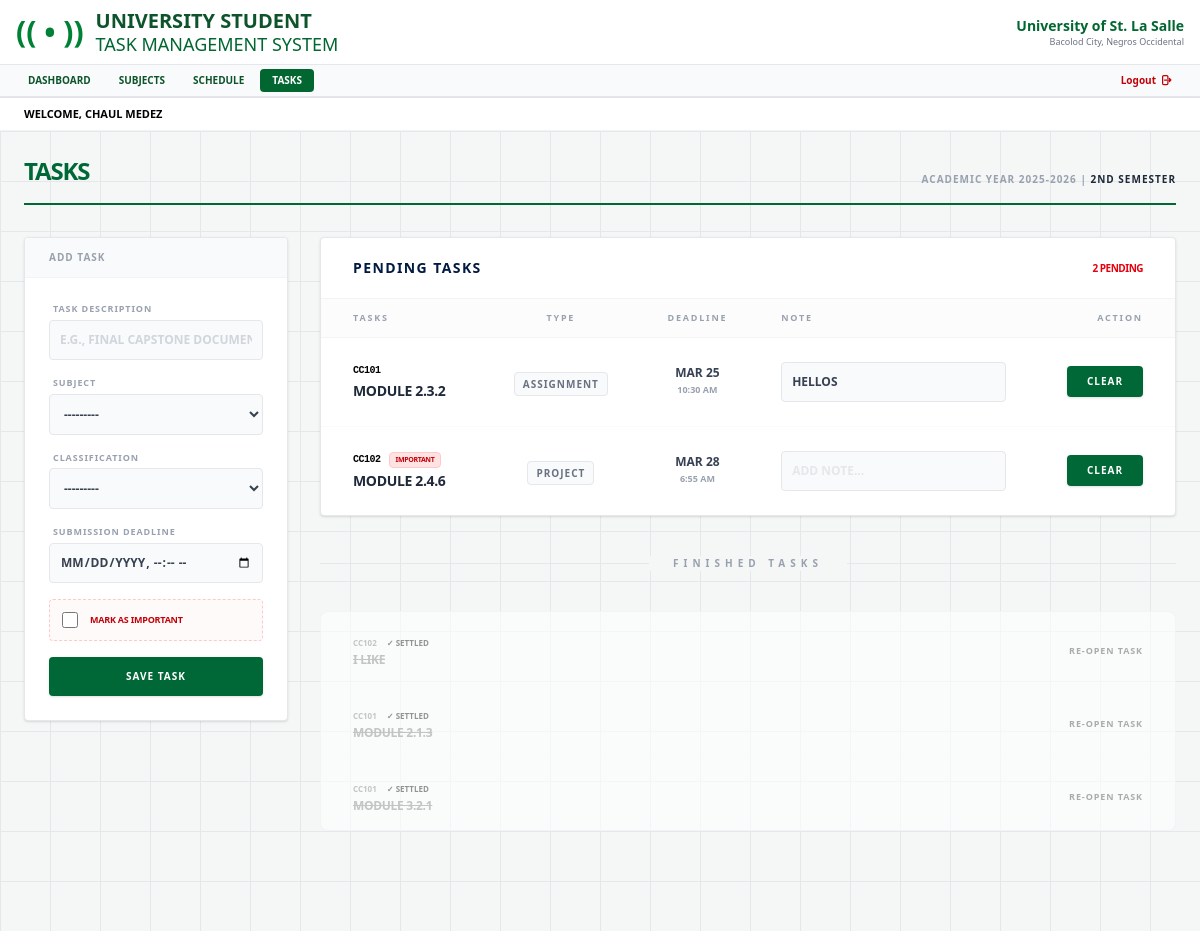
/add/ (signed in), run on the app's committed database.
### assignmenttracker/models.py (models this page shows, shortened)
class Task(models.Model):
    user = models.ForeignKey(User, on_delete=models.CASCADE)
    subject = models.ForeignKey(Subject, on_delete=models.CASCADE, related_name='tasks')
    title = models.CharField(max_length=200)
    due_date = models.DateTimeField()
    notes = models.TextField(null=True, blank=True)
    is_done = models.BooleanField(default=False)
    CATEGORY_CHOICES = [
        ('assignment', 'Assignment'),
        ('quiz', 'Quiz'),
        ('project', 'Project'),
        ('exam', 'Exam'),
    ]
    category = models.CharField(max_length=50, choices=CATEGORY_CHOICES)
    is_major = models.BooleanField(default=False)

class Subject(models.Model):
    user = models.ForeignKey(User, on_delete=models.CASCADE)
    code = models.CharField(max_length=20)
    name = models.CharField(max_length=100)
    days = models.CharField(max_length=20)
    start_time = models.TimeField()
    end_time = models.TimeField()
    color = models.CharField(max_length=20, default='bg-green-700')
    def __str__(self):
        return f"{self.code} - {self.name}"

### assignmenttracker/views.py (the view)
# urls.py: path('add/', views.add_assignment, name='add_assignment'),
@login_required
def add_assignment(request):
    if request.method == 'POST':
        form = AssignmentForm(request.POST)
        if form.is_valid():
            task = form.save(commit=False)
            task.user = request.user
            task.save()
            messages.success(request, "Task added to ledger.")
            return redirect('add_assignment')
    else:
        form = AssignmentForm()
        form.fields['subject'].queryset = Subject.objects.filter(user=request.user)
    active_tasks = Task.objects.filter(user=request.user, is_done=False).order_by('due_date')
    done_tasks = Task.objects.filter(user=request.user, is_done=True).order_by('-due_date')[:5]
    return render(request, 'assignmenttracker/add_assignment.html', {
        'active_tasks': active_tasks,
        'done_tasks': done_tasks,
        'form': form
    })

### assignmenttracker/templates/assignmenttracker/add_assignment.html (shortened to what this page needs)
{% extends 'base.html' %}
{% load static %}
{% block content %}
<div class="bg-[#f4f7f6] min-h-screen p-6" style="background-image: linear-gradient(#e5e7eb 1px, transparent 1px), linear-gradient(90deg, #e5e7eb 1px, transparent 1px); background-size: 50px 50px;">
    <div class="max-w-6xl mx-auto">
        <div class="flex flex-col md:flex-row justify-between items-end border-b-2 border-[#006837] pb-4 mb-8">
            <div>
                <h2 class="text-2xl font-black text-[#006837] uppercase tracking-tighter">Tasks</h2>
            </div>
            <div class="text-right hidden md:block">
                <p class="text-[10px] font-black text-gray-400 uppercase tracking-widest">Academic Year 2025-2026 | <span class="text-gray-800">2nd Semester</span></p>
            </div>
        </div>
        <div class="grid grid-cols-1 lg:grid-cols-4 gap-8">
            <div class="lg:col-span-1">
                <div class="bg-white rounded shadow-sm border border-gray-200 overflow-hidden sticky top-6">
                    <div class="bg-gray-50 px-6 py-3 border-b border-gray-100">
                        <h3 class="text-[10px] font-black text-gray-400 uppercase tracking-widest">Add Task</h3>
                    </div>
                    <form method="POST" class="p-6 space-y-4">
                        <div>
                            <label class="block text-[9px] font-black text-gray-400 uppercase mb-1 ml-1 tracking-widest">Task Description</label>
                            {{ form.title }}
                        </div>
                        <div class="grid grid-cols-1 gap-4">
                            <div>
                                <label class="block text-[9px] font-black text-gray-400 uppercase mb-1 ml-1 tracking-widest">Subject</label>
                                {{ form.subject }}
                            </div>
                            <div>
                                <label class="block text-[9px] font-black text-gray-400 uppercase mb-1 ml-1 tracking-widest">Classification</label>
                                {{ form.category }}
                            </div>
                        </div>
                        <div>
                            <label class="block text-[9px] font-black text-gray-400 uppercase mb-1 ml-1 tracking-widest">Submission Deadline</label>
                            {{ form.due_date }}
                        </div>
                        <div class="flex items-center space-x-3 p-3 bg-red-50/40 border border-dashed border-red-200 rounded">
                            {{ form.is_major }}
                            <label class="text-[9px] font-black text-red-700 uppercase cursor-pointer leading-none tracking-tight">Mark as Important</label>
                        </div>
                        <button type="submit" class="w-full py-3 bg-[#006837] text-white font-black uppercase text-[10px] rounded shadow-sm hover:bg-green-800 transition-all tracking-widest active:scale-95">
                            Save Task
                        </button>
                    </form>
                </div>
            </div>
            <div class="lg:col-span-3 space-y-10">
                <div class="bg-white rounded shadow-sm border border-gray-200 overflow-hidden">
                    <div class="px-8 py-5 border-b border-gray-100 flex justify-between items-center">
                        <h3 class="text-sm font-black text-[#001a41] uppercase tracking-widest">Pending Tasks </h3>
                        <span class="text-[10px] font-black text-red-600 uppercase tracking-tighter">{{ active_tasks.count }} Pending</span>
                    </div>
                    <div class="overflow-x-auto">
                        <table class="w-full text-left">
                            <thead class="bg-gray-50/50 border-b border-gray-100">
                                <tr class="text-[9px] font-black text-gray-400 uppercase tracking-[0.2em]">
                                    <th class="px-8 py-3">Tasks</th>
                                    <th class="px-4 py-3 text-center">Type</th>
                                    <th class="px-8 py-3 text-center">Deadline</th>
                                    <th class="px-4 py-3">Note</th>
                                    <th class="px-8 py-3 text-right">Action</th>
                                </tr>
                            </thead>
                            <tbody class="divide-y divide-gray-50">
                                {% for task in active_tasks %}
                                <tr class="hover:bg-green-50/10 transition-colors group">
                                    <td class="px-8 py-6">
                                        <div class="flex items-center gap-2 mb-1">
                                            <span class="text-[10px] font-mono font-black uppercase tracking-tighter {{ task.subject.color|cut:'bg-'|add:'text-'|default:'text-[#006837]' }}">
                                                {{ task.subject.code }}
                                            </span>
                                            {% if task.is_major %}
                                            <span class="text-[7px] bg-red-100 text-red-700 px-1.5 py-0.5 rounded font-black uppercase tracking-tighter border border-red-200">
                                                Important
                                            </span>
                                            {% endif %}
                                        </div>
                                        <span class="text-sm font-black text-gray-800 uppercase block tracking-tight leading-tight">
                                            {{ task.title }}
                                        </span>
                                    </td>
                                    <td class="px-4 py-6 text-center">
                                        <span class="text-[10px] text-gray-500 font-black uppercase tracking-widest border border-gray-200 px-2 py-1 rounded bg-gray-50">
                                            {{ task.get_category_display }}
                                        </span>
                                    </td>
                                    <td class="px-8 py-6 text-center">
                                        <span class="text-xs font-black text-gray-700 uppercase block leading-none">
                                            {{ task.due_date|date:"M d" }}
                                        </span>
                                        <span class="text-[9px] text-gray-400 font-black  mt-1 block">
                                            {{ task.due_date|time:"g:i A" }}
                                        </span>
                                    </td>
                                    <td class="px-4 py-6 min-w-[150px]">
                                        <form action="{% url 'update_task_note' task.id %}" method="POST">
                                            <input type="text"
                                                   name="notes"
                                                   value="{{ task.notes|default:'' }}"
                                                   placeholder="ADD NOTE..."
                                                   onblur="if(this.value != '{{ task.notes|default:'' }}') this.form.submit()"
                                                   class="note-input w-full bg-transparent border-none text-[10px] font-bold text-gray-500 uppercase focus:ring-0 placeholder:text-gray-200 ">
                                        </form>
                                    </td>
                                    <td class="px-8 py-6 text-right">
                                        <a href="{% url 'mark_done' task.id %}"
                                           class="bg-[#006837] text-white px-5 py-2 rounded text-[10px] font-black uppercase tracking-widest hover:bg-black transition-all active:scale-95 inline-block shadow-sm">
                                            Clear
                                        </a>
                                    </td>
                                </tr>
                                {% empty %}
                                <tr>
                                    <td colspan="5" class="text-center py-20">
                                        <p class="text-gray-300 font-black uppercase text-xs  tracking-[0.3em]">No Pending Requirements</p>
                                    </td>
                                </tr>
                                {% endfor %}
                            </tbody>
                        </table>
                    </div>
                </div>
                <div class="relative flex items-center justify-center">
                    <div class="absolute inset-0 flex items-center"><div class="w-full border-t border-gray-200"></div></div>
                    <span class="relative px-6 bg-[#f4f7f6] text-[10px] font-black text-gray-400 uppercase tracking-[0.5em]">Finished Tasks</span>
                </div>
                <div class="bg-white/60 rounded-lg border border-gray-100 overflow-hidden">
                    <table class="w-full text-left">
                        <tbody class="divide-y divide-gray-50">
                            {% for task in done_tasks %}
                            <tr class="grayscale opacity-60">
                                <td class="px-8 py-4">
                                    <span class="text-[8px] font-black text-gray-400 uppercase">{{ task.subject.code }} <span class="text-[#006837] ml-2">✓ Settled</span></span>
                                    <span class="text-xs font-black text-gray-400 uppercase block line-through tracking-tight">{{ task.title }}</span>
                                </td>
                                <td class="px-8 py-4 text-right">
                                    <a href="{% url 'undo_task' task.id %}" class="text-[9px] font-black text-blue-500 hover:text-[#006837] uppercase tracking-widest">Re-open Task</a>
                                </td>
                            </tr>
                            {% endfor %}
                        </tbody>
                    </table>
                </div>
            </div>
        </div>
    </div>
</div>
{% endblock %}

### theme/templates/base.html (shortened to what this page needs)
{% load static tailwind_tags %}
<!DOCTYPE html>
<html lang="en">
<head>
    {% tailwind_css %}
</head>
<body class="bg-gray-100 font-sans leading-normal tracking-normal">
    <nav class="bg-white border-b border-gray-200">
        <div class="max-w-full px-4 py-2 flex justify-between items-center">
            <div class="flex items-center space-x-3">
                <div class="text-green-700 text-3xl font-bold">(( • ))</div>
                <div>
                    <h1 class="text-xl font-bold text-green-900 leading-tight uppercase">University Student</h1>
                    <h2 class="text-lg text-green-800 leading-tight uppercase">Task Management System</h2>
                </div>
            </div>
            <div class="flex items-center space-x-4">
                <div class="text-right hidden md:block">
                    <p class="text-green-800 font-bold text-sm">University of St. La Salle</p>
                    <p class="text-gray-500 text-xs text-[9px]">Bacolod City, Negros Occidental</p>
                </div>
            </div>
        </div>
        <div class="bg-gray-50 border-y border-gray-200">
            <div class="flex justify-between items-center px-4 py-1">
                <div class="flex space-x-1 text-[10px] font-bold uppercase text-purple-900 whitespace-nowrap overflow-x-auto">
                    <a href="{% url 'dashboard' %}" class="px-3 py-1 {% if request.resolver_match.url_name == 'dashboard' %}bg-green-800 text-white{% else %}hover:bg-green-700 hover:text-white text-green-900{% endif %} rounded transition-colors">Dashboard</a>
                    <a href="{% url 'subject_list' %}" class="px-3 py-1 {% if request.resolver_match.url_name == 'subject_list' %}bg-green-800 text-white{% else %}hover:bg-green-700 hover:text-white text-green-900{% endif %} rounded transition-colors">Subjects</a>
                    <a href="{% url 'schedule' %}" class="px-3 py-1 {% if request.resolver_match.url_name == 'schedule' %}bg-green-800 text-white{% else %}hover:bg-green-700 hover:text-white text-green-900{% endif %} rounded transition-colors">Schedule</a>
                    <a href="{% url 'add_assignment' %}" class="px-3 py-1 {% if request.resolver_match.url_name == 'add_assignment' %}bg-green-800 text-white{% else %}hover:bg-green-700 hover:text-white text-green-900{% endif %} rounded transition-colors">Tasks</a>
                </div>
                <div class="flex text-[10px] font-bold uppercase">
                    <form action="{% url 'logout' %}" method="post" class="inline">
                        <button type="submit" class="px-3 py-1 text-red-700 hover:bg-red-700 hover:text-white rounded transition-all flex items-center space-x-1">
                            <span>Logout</span>
                        </button>
                    </form>
                </div>
            </div>
        </div>
    </nav>
    <div class="bg-white px-6 py-2 border-b border-gray-100 shadow-sm">
        <p class="text-[11px] font-black text-black uppercase">
            Welcome, {{ user.first_name }} {{ user.last_name|default:"ALEAH JELEIN CORDOVA AREVALO" }}
        </p>
    </div>
    <main>
        {% block content %}
        {% endblock %}
    </main>
</body>
</html>

### data on the page
Task: subject.code "CC101", title "MODULE 2.3.2", category "ASSIGNMENT", due_date "MAR 25", due_date "10:30 AM", notes "Hellos"
Task: subject.code "CC102", is_major "IMPORTANT", title "MODULE 2.4.6", category "PROJECT", due_date "MAR 28", due_date "6:55 AM"
Task: subject.code "CC102", title "I LIKE"
Task: subject.code "CC101", title "MODULE 2.1.3"
Task: subject.code "CC101", title "MODULE 3.2.1"

### other printed values
{{ user.first_name }} "CHAUL"
{{ user.last_name|default:"ALEAH JELEIN CORDOVA AREVALO" }} "MEDEZ"
{{ active_tasks.count }} "2"
